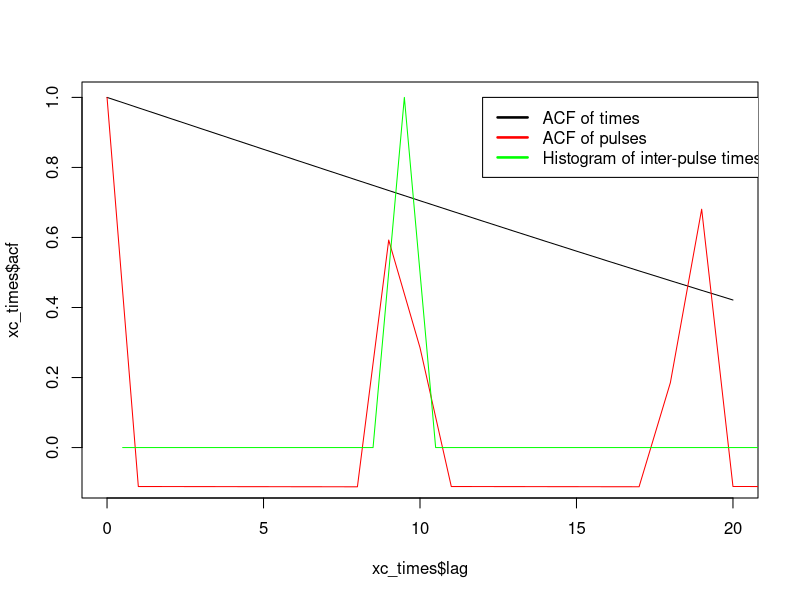

Reproduce this figure in R.
    #26547
    
    Npulses <- 100
    Tmax <- 1000
    
    Tperiod <- runif(1,9,10)
    Tstart <- runif(1,0,1)
    
    #pulseTimes <- sort(runif(Npulses,0,Tmax))
    pulseTimes <- Tstart + (0:Npulses)*Tperiod
    
    # install.packages("Hmisc")
    library(Hmisc)
    
    xc_times = acf(pulseTimes, plot = FALSE)
    
    times <- 0:.1:Tmax
    
    pulses <- times*0
    
    for (pulseNo in 1:length(pulseTimes))
    {
      idx <- which.min(abs(pulseTimes[pulseNo] - times))
      pulses[idx] = 1
    }
    
    xc_pulses <- acf(pulses, plot = FALSE)
    
    histogram <-  hist(diff(pulseTimes), breaks=xc_pulses$lag, plot=FALSE)
    
    plot(xc_times$lag,xc_times$acf, type="l", ylim=c(-0.1,1))
    lines(xc_pulses$lag, xc_pulses$acf, col="red")
    lines(histogram$mids, histogram$counts / max(histogram$counts), col="green")
    
    legend(12, 1.0, c("ACF of times", "ACF of pulses", "Histogram of inter-pulse times"), lwd=c(2.5,2.5, 2.5),col=c("black","red", "green"))
